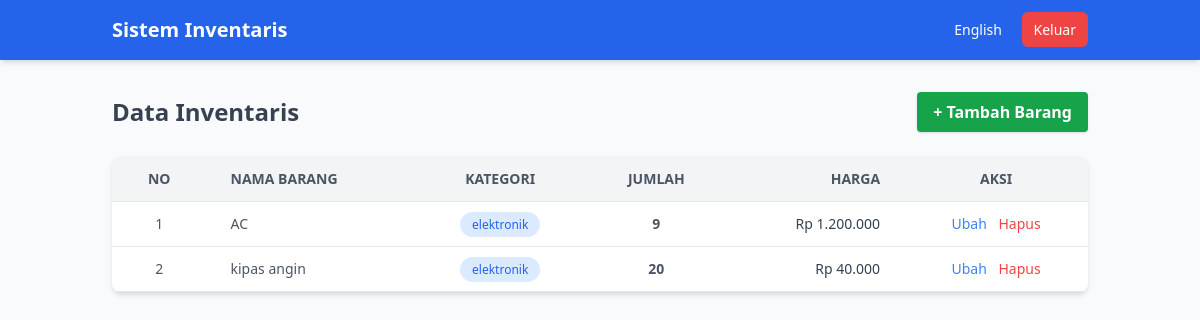
/index.php (signed in), run on the app's committed database.
### tables this page shows
CREATE TABLE `barang` (
  `id` int(11) NOT NULL,
  `nama_barang` varchar(100) NOT NULL,
  `kategori` varchar(50) NOT NULL,
  `jumlah` int(11) NOT NULL,
  `harga` decimal(10,2) NOT NULL
);

### config.php (called while the page is built, shortened)
<?php
$teks = [
    'id' => [
        'title' => 'Sistem Inventaris',
        'login_title' => 'Silakan Masuk',
        'login' => 'Masuk',
        'username' => 'Nama Pengguna',
        'password' => 'Kata Sandi',
        'add' => 'Tambah Barang',
        'name' => 'Nama Barang',
        'category' => 'Kategori',
        'qty' => 'Jumlah',
        'price' => 'Harga',
        'action' => 'Aksi',
        'edit' => 'Ubah',
        'delete' => 'Hapus',
        'save' => 'Simpan',
        'cancel' => 'Batal',
        'logout' => 'Keluar',
        'switch_lang' => 'English',
        'lang_code' => 'en',
        'empty' => 'Belum ada data barang.'
    ],
    'en' => [
        'title' => 'Inventory System',
        'login_title' => 'Please Login',
        'login' => 'Login',
        'username' => 'Username',
        'password' => 'Password',
        'add' => 'Add Item',
        'name' => 'Item Name',
        'category' => 'Category',
        'qty' => 'Quantity',
        'price' => 'Price',
        'action' => 'Action',
        'edit' => 'Edit',
        'delete' => 'Delete',
        'save' => 'Save',
        'cancel' => 'Cancel',
        'logout' => 'Logout',
        'switch_lang' => 'Indonesia',
        'lang_code' => 'id',
        'empty' => 'No items found.'
    ]
];
$lang = $teks[$_SESSION['lang']];
?>

### index.php (the view, shortened to what this page needs)
<?php
require 'config.php';
$result = mysqli_query($conn, "SELECT * FROM barang ORDER BY id DESC");
?>
<!DOCTYPE html>
<html lang="<?= $_SESSION['lang'] ?>">
<head>
    <script src="https://cdn.tailwindcss.com"></script>
</head>
<body class="bg-gray-50 text-gray-800">
    <nav class="bg-blue-600 text-white shadow-md">
        <div class="container mx-auto px-6 py-4 flex justify-between items-center">
            <h1 class="text-xl font-bold"><?= $lang['title'] ?></h1>
            <div class="space-x-4 text-sm font-medium">
                <a href="?lang=<?= $lang['lang_code'] ?>" class="hover:text-blue-200"><?= $lang['switch_lang'] ?></a>
                <a href="logout.php" class="bg-red-500 hover:bg-red-600 px-3 py-2 rounded-md transition text-white">
                    <?= $lang['logout'] ?>
                </a>
            </div>
        </div>
    </nav>
    <div class="container mx-auto px-6 py-8">
        <div class="flex justify-between items-center mb-6">
            <h2 class="text-2xl font-bold text-gray-700">Data Inventaris</h2>
            <a href="tambah.php" class="bg-green-600 hover:bg-green-700 text-white font-bold py-2 px-4 rounded shadow">
                + <?= $lang['add'] ?>
            </a>
        </div>
        <div class="bg-white rounded-lg shadow-md overflow-hidden">
            <table class="w-full text-left border-collapse">
                <thead>
                    <tr class="bg-gray-100 text-gray-600 uppercase text-sm leading-normal border-b">
                        <th class="py-3 px-6 text-center">No</th>
                        <th class="py-3 px-6"><?= $lang['name'] ?></th>
                        <th class="py-3 px-6 text-center"><?= $lang['category'] ?></th>
                        <th class="py-3 px-6 text-center"><?= $lang['qty'] ?></th>
                        <th class="py-3 px-6 text-right"><?= $lang['price'] ?></th>
                        <th class="py-3 px-6 text-center"><?= $lang['action'] ?></th>
                    </tr>
                </thead>
                <tbody class="text-gray-600 text-sm font-light">
                    <?php $i = 1; while ($row = mysqli_fetch_assoc($result)) : ?>
                    <tr class="border-b border-gray-200 hover:bg-gray-50 transition">
                        <td class="py-3 px-6 text-center whitespace-nowrap font-medium"><?= $i++; ?></td>
                        <td class="py-3 px-6"><?= htmlspecialchars($row['nama_barang']); ?></td>
                        <td class="py-3 px-6 text-center"><span class="bg-blue-100 text-blue-600 py-1 px-3 rounded-full text-xs"><?= htmlspecialchars($row['kategori']); ?></span></td>
                        <td class="py-3 px-6 text-center font-bold"><?= htmlspecialchars($row['jumlah']); ?></td>
                        <td class="py-3 px-6 text-right font-medium text-gray-700">Rp <?= number_format($row['harga'], 0, ',', '.'); ?></td>
                        <td class="py-3 px-6 text-center">
                            <a href="edit.php?id=<?= $row['id']; ?>" class="text-blue-500 hover:text-blue-700 mr-2 font-medium"><?= $lang['edit'] ?></a>
                            <a href="index.php?delete=<?= $row['id']; ?>" onclick="return confirm('Yakin ingin menghapus data ini?');" class="text-red-500 hover:text-red-700 font-medium"><?= $lang['delete'] ?></a>
                        </td>
                    </tr>
                    <?php endwhile; ?>
                </tbody>
            </table>
        </div>
    </div>
</body>
</html>

### data on the page
barang: nama_barang "AC", kategori "elektronik", jumlah "9", harga "1.200.000"
barang: nama_barang "kipas angin", kategori "elektronik", jumlah "20", harga "40.000"

### other printed values
$lang['title'] "Sistem Inventaris"
$lang['switch_lang'] "English"
$lang['logout'] "Keluar"
$lang['add'] "Tambah Barang"
$lang['name'] "NAMA BARANG"
$lang['category'] "KATEGORI"
$lang['qty'] "JUMLAH"
$lang['price'] "HARGA"
$lang['action'] "AKSI"
